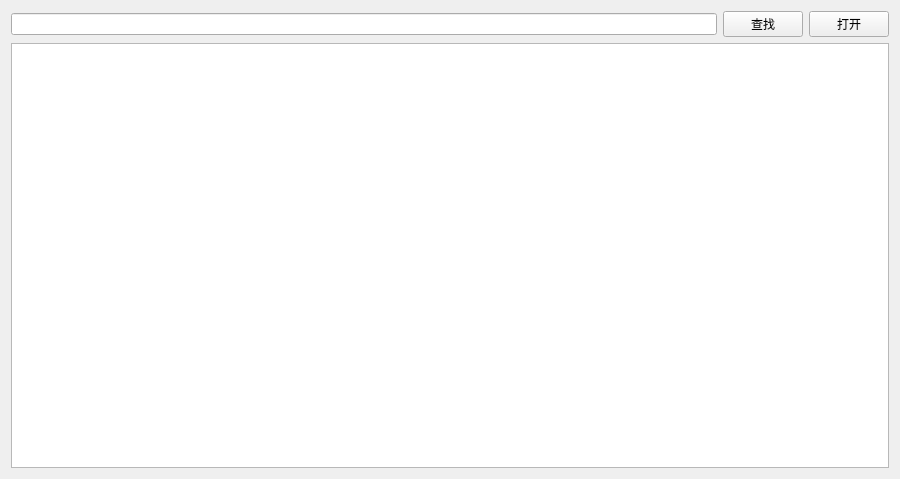
<?xml version="1.0" encoding="UTF-8"?>
<ui version="4.0">
 <class>MainWindow</class>
 <widget class="QMainWindow" name="MainWindow">
  <property name="geometry">
   <rect>
    <x>0</x>
    <y>0</y>
    <width>900</width>
    <height>479</height>
   </rect>
  </property>
  <property name="windowTitle">
   <string>MainWindow</string>
  </property>
  <widget class="QWidget" name="centralWidget">
   <layout class="QVBoxLayout" name="verticalLayout">
    <item>
     <layout class="QHBoxLayout" name="horizontalLayout">
      <item>
       <widget class="QLineEdit" name="lineEdit"/>
      </item>
      <item>
       <widget class="QPushButton" name="pushButton">
        <property name="text">
         <string>查找</string>
        </property>
       </widget>
      </item>
      <item>
       <widget class="QPushButton" name="pushButton_2">
        <property name="text">
         <string>打开</string>
        </property>
       </widget>
      </item>
     </layout>
    </item>
    <item>
     <widget class="QListWidget" name="listWidget"/>
    </item>
   </layout>
  </widget>
 </widget>
 <layoutdefault spacing="6" margin="11"/>
 <resources/>
 <connections/>
</ui>
